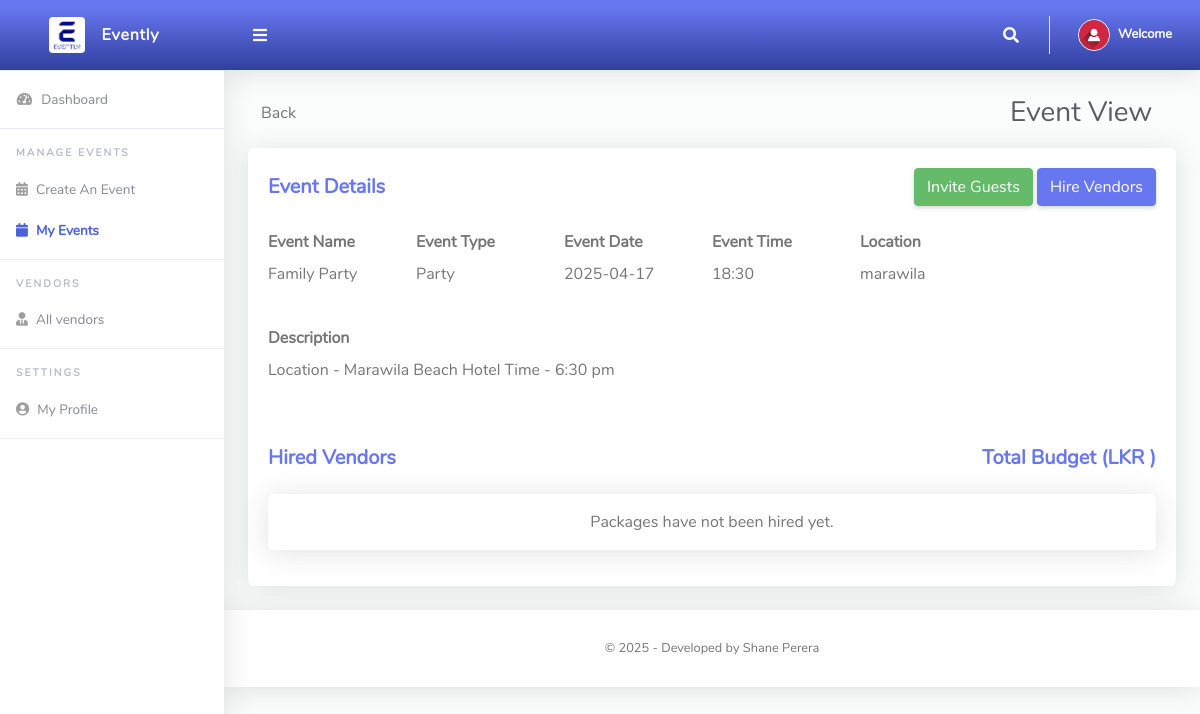
The page /Users/Eventview.php?ID=19 on the database its author committed.
### tables this page shows
CREATE TABLE `events` (
  `ID` int(200) NOT NULL,
  `Eventname` varchar(200) NOT NULL,
  `Eventtype` varchar(200) NOT NULL,
  `EventDate` date NOT NULL,
  `EventTime` varchar(200) NOT NULL,
  `Location` varchar(200) NOT NULL,
  `Description` varchar(500) NOT NULL,
  `UserID` int(200) NOT NULL,
  `EventCreated` varchar(200) NOT NULL
);

### Users/Eventview.php (the view, shortened to what the rows shown need)
<?php
include '../Includes/dbcon.php';
$eventId = isset($_GET['ID']) ? $_GET['ID'] : null;
$query = "SELECT * FROM events WHERE ID = '$eventId'";
$result = $conn->query($query);
if ($result->num_rows > 0) {
    $row = $result->fetch_assoc();
    $Eventname = $row['Eventname'];
    $Eventtype = $row['Eventtype'];
    $EventDate = $row['EventDate'];
    $EventTime = $row['EventTime'];
    $Location = $row['Location'];
    $Description = $row['Description'];
}
else {
	die("Event not found");
}
?>
<!DOCTYPE html>
<html lang="en">
<head>
  <link href="../vendor/fontawesome-free/css/all.min.css" rel="stylesheet" type="text/css">
  <link href="../vendor/bootstrap/css/bootstrap.min.css" rel="stylesheet" type="text/css">
  <link href="css/ruang-admin.min.css" rel="stylesheet">
</head>
<body id="page-top">
  <div id="wrapper">
    <div id="content-wrapper" class="d-flex flex-column">
      <div id="content">
        <div class="container-fluid" id="container-wrapper">
			  <div class="col-xl-12 d-flex flex-row align-items-center form-group row mb-3 justify-content-between" align="left">
            <h1 class="h3 mb-0 text-gray-800">Event View</h1>
          </div>
          <div class="row">
            <div class="col-lg-12">
              <div class="card mb-4">
                <div class="card-body" align="center">
                  <div class="form-group row mb-3">
						<div class="col-xl-12" align="left">
            <div class=" d-flex flex-row align-items-center justify-content-between">
						<h1 class="h5 mb-0 text-primary"><b>Event Details</b></h1>
          </div>
            <br>
            <div class="row no-gutters align-items-center">
            <div class="col-md-2 mb-2">
						<label class="form-control-label"><b>Event Name</b></label>
						<br>
                        <label class="form-control-label"><?php echo $Eventname;?></label>
                        </div>
						<br>
						<br>
            <div class="col-md-2 mb-2">
						<label class="form-control-label"><b>Event Type</b></label>
						<br>
                        <label class="form-control-label"><?php echo $Eventtype;?></label>
                        </div>
						<br>
						<br>
            <div class="col-md-2 mb-2">
						<label class="form-control-label"><b>Event Date</b></label>
						<br>
                        <label class="form-control-label"><?php echo $EventDate;?></label>
                        </div>
						<br>
						<br>
            <div class="col-md-2 mb-2">
            <label class="form-control-label"><b>Event Time</b></label>
						<br>
                        <label class="form-control-label"><?php echo $EventTime;?></label>
                        </div>
                        <br>
						<br>
            <div class="col-md-2 mb-2">
            <label class="form-control-label"><b>Location</b></label>
						<br>
                        <label class="form-control-label"><?php echo $Location;?></label>
                        </div>
            </div>
            <br>
            <div class="row no-gutters align-items-center">
            <div class="col-md-12 mb-2">
						<label class="form-control-label"><b>Description</b></label>
						<br>
                        <label class="form-control-label"><?php echo $Description;?></label>
                        </div>
            </div>
				<br>
				<br>
                        </div>
						<div class="col-xl-12" align="left">
            <div class=" d-flex flex-row align-items-center justify-content-between">
						<h1 class="h5 mb-0 text-primary"><b>Hired Vendors</b></h1>
            <?php
$query1=mysqli_query($conn,"SELECT SUM(Packageamount) AS total_amount FROM hiredvendors where UserID = '$_SESSION[userId]' AND EventID = '$eventId' AND Status = 'Accepted'");
$row = mysqli_fetch_assoc($query1);
$totalamount = $row['total_amount'];
?>
						<h1 class="h5 mb-0 text-primary"><b>Total Budget (LKR <?php echo $totalamount;?>)</b></h1>
            </div>
						<br>
</div>
                        </div>
                </div>
              </div>
          </div>
        </div>
      </div>
    </div>
  </div>
</body>
</html>

### rows shown on the page
events: Eventname "Family Party", Eventtype "Party", EventDate "2025-04-17", EventTime "18:30", Location "marawila", Description "Location - Marawila Beach Hotel Time - 6:30 pm"
